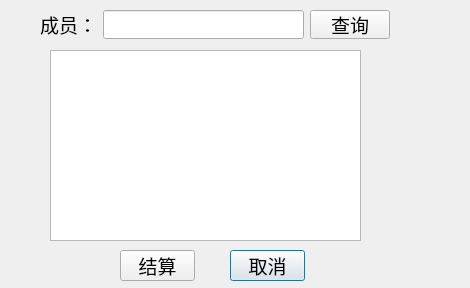
<?xml version="1.0" encoding="UTF-8"?>
<ui version="4.0">
 <class>Admin_money</class>
 <widget class="QDialog" name="Admin_money">
  <property name="geometry">
   <rect>
    <x>0</x>
    <y>0</y>
    <width>470</width>
    <height>288</height>
   </rect>
  </property>
  <property name="minimumSize">
   <size>
    <width>470</width>
    <height>288</height>
   </size>
  </property>
  <property name="maximumSize">
   <size>
    <width>470</width>
    <height>288</height>
   </size>
  </property>
  <property name="font">
   <font>
    <family>新宋体</family>
    <pointsize>14</pointsize>
   </font>
  </property>
  <property name="windowTitle">
   <string>Dialog</string>
  </property>
  <widget class="QTextEdit" name="textEdit">
   <property name="geometry">
    <rect>
     <x>50</x>
     <y>50</y>
     <width>311</width>
     <height>191</height>
    </rect>
   </property>
  </widget>
  <widget class="QPushButton" name="pushButton_3">
   <property name="geometry">
    <rect>
     <x>230</x>
     <y>250</y>
     <width>75</width>
     <height>31</height>
    </rect>
   </property>
   <property name="text">
    <string>取消</string>
   </property>
  </widget>
  <widget class="QPushButton" name="pushButton_4">
   <property name="geometry">
    <rect>
     <x>120</x>
     <y>250</y>
     <width>75</width>
     <height>31</height>
    </rect>
   </property>
   <property name="text">
    <string>结算</string>
   </property>
  </widget>
  <widget class="QWidget" name="">
   <property name="geometry">
    <rect>
     <x>40</x>
     <y>10</y>
     <width>350</width>
     <height>29</height>
    </rect>
   </property>
   <layout class="QHBoxLayout" name="horizontalLayout">
    <item>
     <widget class="QLabel" name="label">
      <property name="text">
       <string>成员：</string>
      </property>
      <property name="buddy">
       <cstring>lineEdit</cstring>
      </property>
     </widget>
    </item>
    <item>
     <widget class="QLineEdit" name="lineEdit"/>
    </item>
    <item>
     <widget class="QPushButton" name="pushButton_5">
      <property name="text">
       <string>查询</string>
      </property>
     </widget>
    </item>
   </layout>
  </widget>
 </widget>
 <resources/>
 <connections>
  <connection>
   <sender>pushButton_3</sender>
   <signal>clicked()</signal>
   <receiver>Admin_money</receiver>
   <slot>close()</slot>
   <hints>
    <hint type="sourcelabel">
     <x>273</x>
     <y>258</y>
    </hint>
    <hint type="destinationlabel">
     <x>371</x>
     <y>234</y>
    </hint>
   </hints>
  </connection>
 </connections>
</ui>
